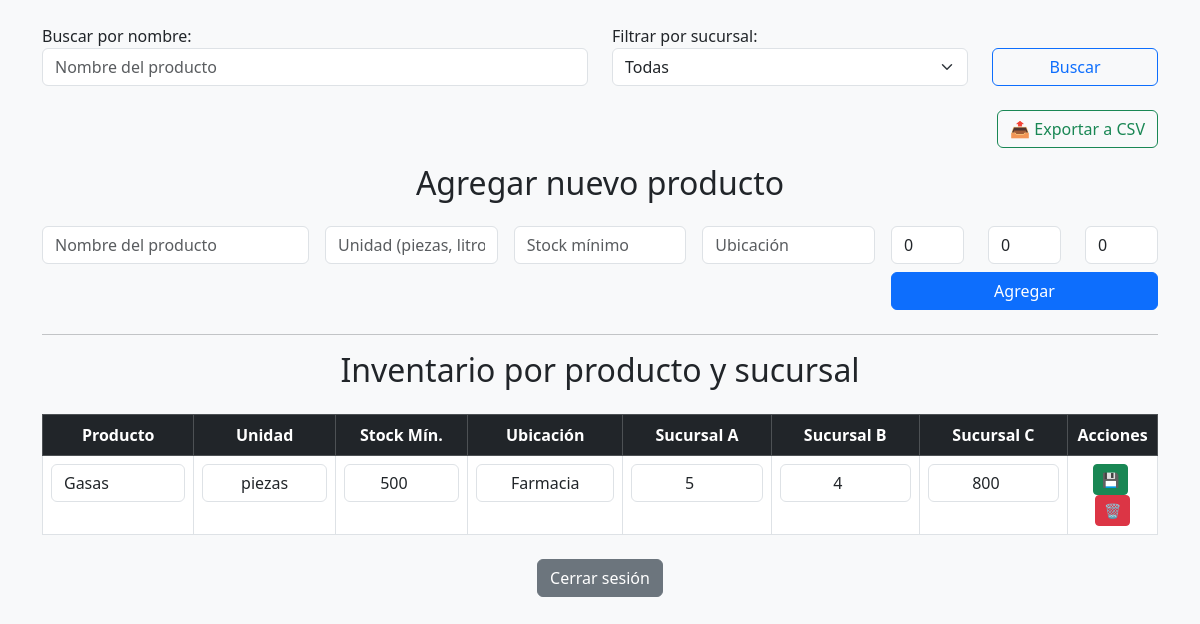
Screenshot of /editar (signed in) with the database file from the repository.
### tables this page shows
CREATE TABLE productos (
            id INTEGER PRIMARY KEY AUTOINCREMENT,
            nombre TEXT NOT NULL,
            unidad TEXT,
            stock_minimo INTEGER DEFAULT 0,
            ubicacion TEXT,
            sucursal_a INTEGER DEFAULT 0,
            sucursal_b INTEGER DEFAULT 0,
            sucursal_c INTEGER DEFAULT 0
        );

### app.py (the view, shortened to what this page needs)
@app.route('/editar', methods=['GET', 'POST'])
@login_required
def editar():
    conn = get_db()
    productos = conn.execute("SELECT * FROM productos").fetchall()
    buscar = request.args.get('buscar', '').lower()
    sucursal = request.args.get('sucursal', '').lower()
    if buscar:
        productos = [p for p in productos if buscar in p["nombre"].lower()]
    if sucursal == 'a':
        productos = [p for p in productos if p["sucursal_a"] > 0]
    elif sucursal == 'b':
        productos = [p for p in productos if p["sucursal_b"] > 0]
    elif sucursal == 'c':
        productos = [p for p in productos if p["sucursal_c"] > 0]
    alertas = [p for p in productos if p["sucursal_a"] + p["sucursal_b"] + p["sucursal_c"] < p["stock_minimo"]]
    return render_template("editar.html", productos=productos, alertas=alertas)

### app.py (called while the page is built)
@login_manager.user_loader
def load_user(user_id):
    return User(user_id)

def get_db():
    conn = sqlite3.connect("inventario.db")
    conn.row_factory = sqlite3.Row
    return conn

### templates/editar.html (shortened to what this page needs)
<!DOCTYPE html>
<html lang="es">
<head>
  <link href="https://cdn.jsdelivr.net/npm/bootstrap@5.3.3/dist/css/bootstrap.min.css" rel="stylesheet">
</head>
<body class="bg-light">
<div class="container py-4">
<form method="GET" class="row mb-4 align-items-end">
  <div class="col-md-6">
    <label>Buscar por nombre:</label>
    <input type="text" name="buscar" class="form-control" placeholder="Nombre del producto" value="{{ request.args.get('buscar', '') }}">
  </div>
  <div class="col-md-4">
    <label>Filtrar por sucursal:</label>
    <select name="sucursal" class="form-select">
      <option value="">Todas</option>
    </select>
  </div>
  <div class="col-md-2">
    <button type="submit" class="btn btn-outline-primary w-100">Buscar</button>
  </div>
</form>
<div class="text-end mb-3">
  <a class="btn btn-outline-success" href="{{ url_for('exportar_csv', buscar=request.args.get('buscar', ''), sucursal=request.args.get('sucursal', '')) }}">📤 Exportar a CSV</a>
</div>
  <h2 class="text-center mb-4">Agregar nuevo producto</h2>
  <form method="POST" class="row g-3 mb-4">
    <div class="col-md-3">
      <input name="nombre" class="form-control" placeholder="Nombre del producto" required>
    </div>
    <div class="col-md-2">
      <input name="unidad" class="form-control" placeholder="Unidad (piezas, litros)">
    </div>
    <div class="col-md-2">
      <input name="stock_minimo" type="number" class="form-control" placeholder="Stock mínimo">
    </div>
    <div class="col-md-2">
      <input name="ubicacion" class="form-control" placeholder="Ubicación">
    </div>
    <div class="col-md-3">
      <div class="row">
        <div class="col"><input name="a" type="number" class="form-control" value="0" placeholder="Sucursal A"></div>
        <div class="col"><input name="b" type="number" class="form-control" value="0" placeholder="Sucursal B"></div>
        <div class="col"><input name="c" type="number" class="form-control" value="0" placeholder="Sucursal C"></div>
      </div>
      <button type="submit" class="btn btn-primary mt-2 w-100">Agregar</button>
    </div>
  </form>
  <hr>
<h2 class="text-center mb-4">Inventario por producto y sucursal</h2>
<table class="table table-bordered table-hover text-center bg-white">
  <thead class="table-dark">
    <tr>
      <th>Producto</th>
      <th>Unidad</th>
      <th>Stock Mín.</th>
      <th>Ubicación</th>
      <th>Sucursal A</th>
      <th>Sucursal B</th>
      <th>Sucursal C</th>
      <th>Acciones</th>
    </tr>
  </thead>
  <tbody>
    {% for p in productos %}
    {% set total = p.sucursal_a + p.sucursal_b + p.sucursal_c %}
    {% set alerta = total < p.stock_minimo %}
    <tr class="{% if alerta %}table-danger{% endif %}">
      <td><input name="nombre" value="{{ p.nombre }}" class="form-control" readonly></td>
      <td><input name="unidad" value="{{ p.unidad }}" class="form-control text-center" readonly></td>
      <td><input name="stock_minimo" type="number" value="{{ p.stock_minimo }}" class="form-control text-center" readonly></td>
      <td><input name="ubicacion" value="{{ p.ubicacion }}" class="form-control text-center" readonly></td>
      <td><input name="a" type="number" value="{{ p.sucursal_a }}" class="form-control text-center" readonly></td>
      <td><input name="b" type="number" value="{{ p.sucursal_b }}" class="form-control text-center" readonly></td>
      <td><input name="c" type="number" value="{{ p.sucursal_c }}" class="form-control text-center" readonly></td>
      <td>
        <form method="POST" style="display: inline;">
          <button type="submit" class="btn btn-sm btn-success me-1">💾</button>
        </form>
        <form method="POST" style="display: inline;">
          <button type="submit" class="btn btn-sm btn-danger">🗑️</button>
        </form>
      </td>
    </tr>
    {% endfor %}
  </tbody>
</table>
  <div class="text-center mt-4">
    <a href="/logout" class="btn btn-secondary">Cerrar sesión</a>
  </div>
</div>
</body>
</html>

### rows the page displays
productos: nombre "Gasas", unidad "piezas", stock_minimo "500", ubicacion "Farmacia", a "5", b "4", c "800"
